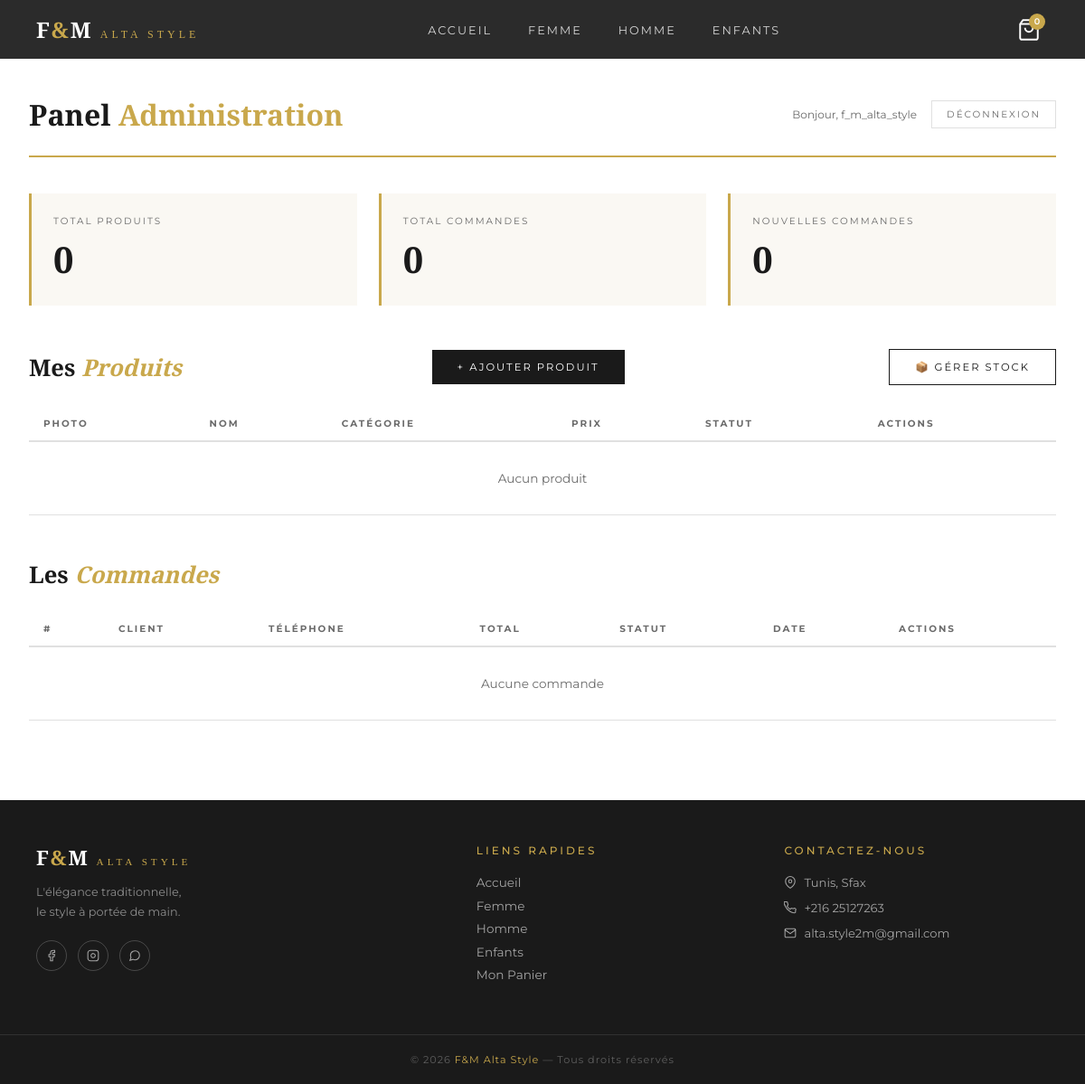
/mon-admin/ (signed in), run on an earlier commit of the app's database.
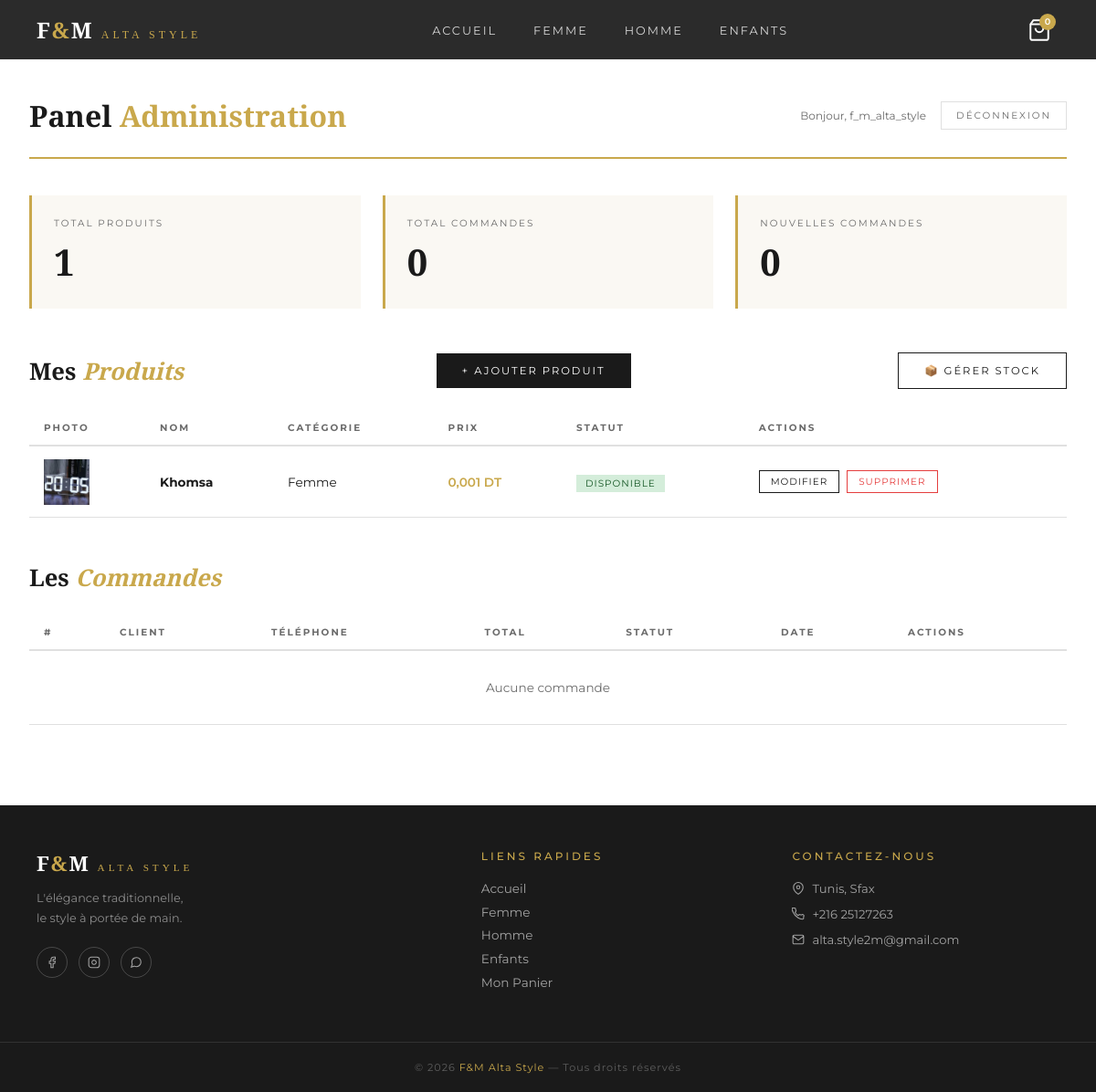
And on a later commit of the database.
### boutique/models.py (models this page shows, shortened)
class Produit(models.Model):
    CATEGORIES = [
        ('femme', 'Femme'),
        ('homme', 'Homme'),
        ('enfants', 'Enfants'),
    ]
    SOUS_CATEGORIES = [
        ('jebba_f', 'Jebba Femme'),
        ('dengri_f', 'Dengri Femme'),
        ('kachabiya_f', 'Kachabiya Femme'),
        ('cape', 'Cape'),
        ('kamis_f', 'Kamis Femme'),
        ('herga_h', 'Herga Homme'),
        ('dengri_h', 'Dengri Homme'),
        ('burnous', 'Burnous'),
        ('jebba_e', 'Jebba Enfant'),
        ('dengri_e', 'Dengri Enfant'),
        ('kachabiya_e', 'Kachabiya Enfant'),
        ('herga_e', 'Herga Enfant'),
        ('autre', 'Autre'),
    ]
    nom = models.CharField(max_length=200)
    description = models.TextField()
    prix = models.DecimalField(max_digits=10, decimal_places=3)
    categorie = models.CharField(max_length=50, choices=CATEGORIES)
    sous_categorie = models.CharField(max_length=50, choices=SOUS_CATEGORIES, blank=True, default='')
    image = models.ImageField(upload_to='produits/', blank=True, null=True)
    disponible = models.BooleanField(default=True)
    date_ajout = models.DateTimeField(auto_now_add=True)

### boutique/views.py (the view)
# urls.py: path('mon-admin/', views.admin_dashboard, name='admin_dashboard'),
@login_required(login_url='/mon-admin/login/')
def admin_dashboard(request):
    produits = Produit.objects.all()
    commandes = Commande.objects.all().order_by('-date_commande')
    return render(request, 'boutique/admin_dashboard.html', {
        'produits': produits,
        'commandes': commandes
    })

### boutique/templates/boutique/admin_dashboard.html (shortened to what this page needs)
{% extends 'boutique/base.html' %}
{% block content %}
<div class="admin-wrapper">
  <div class="admin-topbar">
    <h1>Panel <span>Administration</span></h1>
    <div class="topbar-actions">
      <span style="font-size:0.75rem;color:var(--gray)">Bonjour, {{ request.user.username }}</span>
      <a href="/mon-admin/logout/" class="logout-btn">Déconnexion</a>
    </div>
  </div>
  <div class="stats-grid">
    <div class="stat-card">
      <p class="stat-label">Total Produits</p>
      <p class="stat-value">{{ produits.count }}</p>
    </div>
    <div class="stat-card">
      <p class="stat-label">Total Commandes</p>
      <p class="stat-value">{{ commandes.count }}</p>
    </div>
    <div class="stat-card">
      <p class="stat-label">Nouvelles Commandes</p>
      <p class="stat-value">{{ commandes|length }}</p>
    </div>
  </div>
  <div class="section-header">
    <h2 class="section-title">Mes <span>Produits</span></h2>
    <a href="/mon-admin/produit/ajouter/" class="btn-primary">+ Ajouter Produit</a>
    <a href="/mon-admin/stock/" class="btn-outline" style="margin-left:1rem">📦 Gérer Stock</a>
  </div>
  <table class="admin-table">
    <thead>
      <tr>
        <th>Photo</th>
        <th>Nom</th>
        <th>Catégorie</th>
        <th>Prix</th>
        <th>Statut</th>
        <th>Actions</th>
      </tr>
    </thead>
    <tbody>
      {% for produit in produits %}
      <tr>
        <td>
          <div class="prod-thumb">
            {% if produit.image %}
            <img src="{{ produit.image.url }}" alt="{{ produit.nom }}">
            {% else %}🥻{% endif %}
          </div>
        </td>
        <td><strong>{{ produit.nom }}</strong></td>
        <td style="text-transform:capitalize">{{ produit.categorie }}</td>
        <td style="color:var(--gold);font-weight:600">{{ produit.prix }} DT</td>
        <td>
          {% if produit.disponible %}
          <span class="badge-dispo">Disponible</span>
          {% else %}
          <span class="badge-indispo">Indisponible</span>
          {% endif %}
        </td>
        <td>
          <div class="action-btns">
            <a href="/mon-admin/produit/modifier/{{ produit.pk }}/" class="btn-edit">Modifier</a>
            <a href="/mon-admin/produit/supprimer/{{ produit.pk }}/" class="btn-delete">Supprimer</a>
          </div>
        </td>
      </tr>
      {% empty %}
      <tr><td colspan="6" style="text-align:center;padding:2rem;color:var(--gray)">Aucun produit</td></tr>
      {% endfor %}
    </tbody>
  </table>
  <div class="section-header">
    <h2 class="section-title">Les <span>Commandes</span></h2>
  </div>
  <table class="admin-table">
    <thead>
      <tr>
        <th>#</th>
        <th>Client</th>
        <th>Téléphone</th>
        <th>Total</th>
        <th>Statut</th>
        <th>Date</th>
        <th>Actions</th>
      </tr>
    </thead>
    <tbody>
      {% for commande in commandes %}
      <tr>
        <td><strong>#{{ commande.id }}</strong></td>
        <td>{{ commande.nom_client }}</td>
        <td>{{ commande.telephone }}</td>
        <td style="color:var(--gold);font-weight:600">{{ commande.total }} DT</td>
        <td>
          <span class="badge-{{ commande.statut }}">{{ commande.get_statut_display }}</span>
        </td>
        <td style="font-size:0.75rem;color:var(--gray)">{{ commande.date_commande|date:"d/m/Y H:i" }}</td>
        <td>
          <a href="/mon-admin/commande/{{ commande.pk }}/" class="btn-view">Détails</a>
        </td>
      </tr>
      {% empty %}
      <tr><td colspan="7" style="text-align:center;padding:2rem;color:var(--gray)">Aucune commande</td></tr>
      {% endfor %}
    </tbody>
  </table>
</div>
{% endblock %}

What changed in the data, as far as the page shows it:
added Produit: image (picture), nom "Khomsa", categorie "Femme", prix "0,001", disponible "DISPONIBLE"
Also different on the page:
{{ produits.count }}: "0" → "1"
text no longer shown: "Aucun produit"
